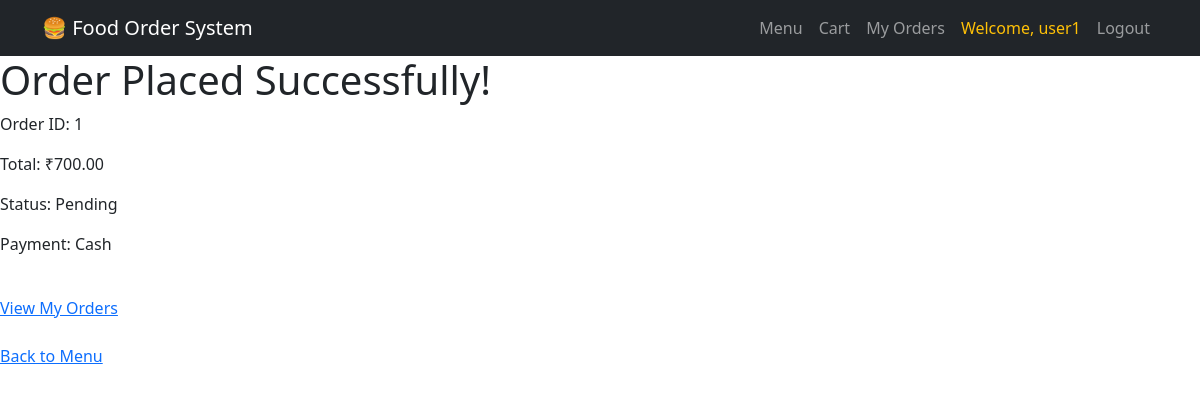
The page /order-success/1/ (signed in) on the database its author committed.
### menu/models.py (models this page shows)
class Order(models.Model):
    STATUS_CHOICES = [
        ("Pending", "Pending"),
        ("Preparing", "Preparing"),
        ("Out for Delivery", "Out for Delivery"),
        ("Delivered", "Delivered"),
        ("Cancelled", "Cancelled"),
    ]
    user = models.ForeignKey(
        User,
        on_delete=models.CASCADE
    )
    total_price = models.DecimalField(
        max_digits=10,
        decimal_places=2
    )
    payment_method = models.CharField(
        max_length=50
    )
    status = models.CharField(
        max_length=20,
        choices=STATUS_CHOICES,
        default="Pending"
    )
    created_at = models.DateTimeField(
        auto_now_add=True
    )

### menu/views.py (the view)
# urls.py: path("order-success/<int:order_id>/",views.order_success,name="order_success"),
def order_success(request, order_id):
    order = Order.objects.get(
        id=order_id,
        user=request.user
    )
    return render(
        request,
        "menu/order_success.html",
        {
            "order": order
        }
    )

### menu/templates/menu/order_success.html (shortened to what this page needs)
<!DOCTYPE html>
<html>
<head>
    <link href="https://cdn.jsdelivr.net/npm/bootstrap@5.3.0/dist/css/bootstrap.min.css"
      rel="stylesheet">
</head>
<body>
{% include "menu/navbar.html" %}
<h1>Order Placed Successfully!</h1>
<p>
Order ID: {{ order.id }}
</p>
<p>
Total: ₹{{ order.total_price }}
</p>
<p>
Status: {{ order.status }}
</p>
<p>
Payment: {{ order.payment_method }}
</p>
<br>
<a href="/menu/orders/">
    View My Orders
</a>
<br><br>
<a href="/menu/">
    Back to Menu
</a>
</body>
</html>

### menu/templates/menu/navbar.html (shortened to what this page needs)
<nav class="navbar navbar-expand-lg navbar-dark bg-dark">
<div class="container">
    <a class="navbar-brand"
       href="{% url 'menu' %}">
        🍔 Food Order System
    </a>
    <div class="collapse navbar-collapse"
         id="navbarNav">
        <ul class="navbar-nav ms-auto">
            <li class="nav-item">
                <a class="nav-link"
                   href="{% url 'menu' %}">
                    Menu
                </a>
            </li>
            <li class="nav-item">
                <a class="nav-link"
                   href="{% url 'cart' %}">
                    Cart
                </a>
            </li>
            <li class="nav-item">
                <a class="nav-link"
                   href="{% url 'order_history' %}">
                    My Orders
                </a>
            </li>
            {% if user.is_authenticated %}
            <li class="nav-item">
                <a class="nav-link text-warning">
                    Welcome, {{ user.username }}
                </a>
            </li>
            <li class="nav-item">
                <a class="nav-link"
                   href="{% url 'logout' %}">
                    Logout
                </a>
            </li>
            {% endif %}
        </ul>
    </div>
</div>
</nav>

### rows shown on the page
Order: id "1", total_price "700.00", status "Pending", payment_method "Cash"

### other values the page prints
{{ user.username }} "user1"
